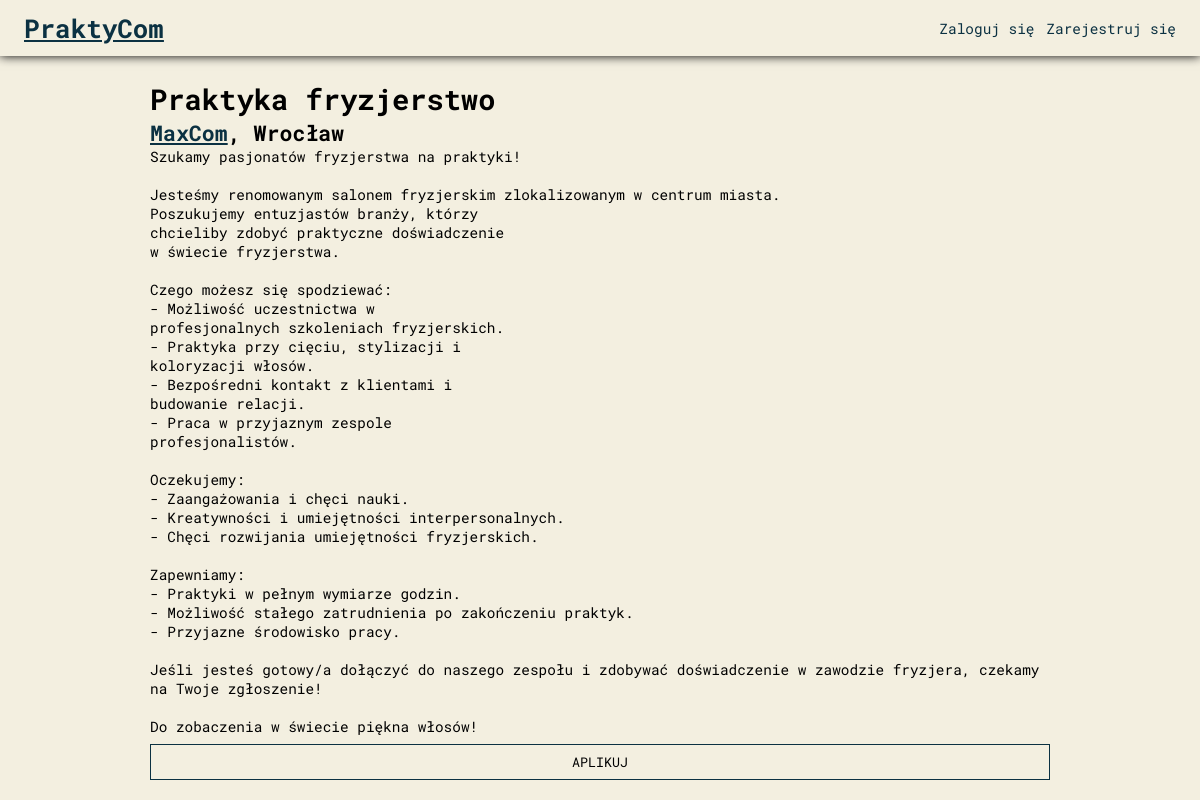
The app's page /jobad.php?id=62 with its own data.
### tables this page shows
CREATE TABLE `oferty` (
  `id` int(255) NOT NULL,
  `tytul` varchar(50) NOT NULL,
  `opis` text NOT NULL,
  `id_pracodawcy` int(11) NOT NULL,
  `lokalizacja` varchar(30) NOT NULL
);

CREATE TABLE `pracodawcy` (
  `id` int(255) NOT NULL,
  `firma` varchar(50) NOT NULL,
  `email` varchar(50) NOT NULL,
  `haslo` varchar(255) NOT NULL
);

### jobad.php (the view, shortened to what this page needs)
<?php
include "connection.php";
$loginPage = 'login.php';
$signupPage = 'singup.php';
?>
<!DOCTYPE html>
<html lang="pl">
<head>
    <link rel="stylesheet" href="style.css">
</head>
<body>
<header>
    <a href="index.php" id="logo">PraktyCom</a>
    <div id="opcje">
    <?php
    if (isset($_SESSION['user_id'])) {
        if (isset($_SESSION['user_imie']) && isset($_SESSION['user_nazwisko'])) {
        $userParams = "imie=".$_SESSION['user_imie'] . '&nazwisko=' . $_SESSION['user_nazwisko'] . '&id=' . $_SESSION['user_id'];
            echo generatePageLink('panelPraktykanta.php', 'Konto', $userParams, '');
        } elseif (isset($_SESSION['user_firma'])) {
            $userParams = "nazwa=".$_SESSION['user_firma'] . '&id=' . $_SESSION['user_id'];
            echo generatePageLink('panelPracodawcy.php', 'Konto', $userParams, '');
        }
        echo generatePageLink('logout.php', 'Wyloguj', '', '');
    } else {
        echo generatePageLink($loginPage, 'Zaloguj się', '', '');
        echo generatePageLink($signupPage, 'Zarejestruj się', '', '');
    }
    ?>
    </div>
</header>
<main>
    <?php
    if(isset($_GET['id'])) {
        $id_ogloszenia = $_GET['id'];
        $query = "SELECT oferty.id AS oferta_id, oferty.tytul AS tytul, oferty.opis AS opis, oferty.lokalizacja AS lokalizacja, pracodawcy.firma AS firma, pracodawcy.id AS id
                  FROM oferty
                  INNER JOIN pracodawcy ON oferty.id_pracodawcy = pracodawcy.id
                  WHERE oferty.id = ?";
        $stmt = mysqli_prepare($conn, $query);
        mysqli_stmt_bind_param($stmt, "i", $id_ogloszenia);
        mysqli_stmt_execute($stmt);
        $result = mysqli_stmt_get_result($stmt);
        if ($result && mysqli_num_rows($result) > 0) {
            $row = mysqli_fetch_assoc($result);
            $tytul = $row['tytul'];
            $firma = $row['firma'];
            $lokalizacja = $row['lokalizacja'];
            $firmaId = $row['id'];
            $opis = $row['opis'];
            echo '<h1>' . $tytul . '</h1>';
            $userParams = "firma=".$firma . '&id=' . $firmaId;
            echo '<h2>'.generatePageLink('panelPracodawca.php', $firma, $userParams, '').", ".$lokalizacja.'</h2>';
            echo '<pre>' . $opis . '</pre>';
            echo '<button class="aplikuj">APLIKUJ</button>';
        } else {
            echo "Brak danych lub błąd zapytania.";
        }
    } else {
        echo "Brak ID ogłoszenia.";
    }
    ?>
    </main>
</body>
</html>

### connection.php (shortened to what this page needs)
<?php
function generatePageLink($page, $label, $params = '', $class) {
    return "<a href='$page?$params' class='$class' >$label</a>";
}

### style.css (style rules this page uses)
* { padding: 0; margin: 0; font-family: "Roboto Mono", monospace; }
html { font-size: 1.8vh; background: #f3efe0; }
header { display: flex; align-items: center; justify-content: space-between; height: 7vh; width: 100%; box-shadow: 0 0 10px 0; }
header #logo { font-size: 1.8rem; color: #0b3142; font-weight: 800; margin-left: 0; height: 4vh; margin-left: 2vw; display: flex; justify-content: center; align-items: center; }
header #opcje { display: flex; margin-right: 2vw; }
header #opcje a { color: #0b3142; text-decoration: unset; margin-left: 1vw; }
body { display: flex; align-items: center; flex-direction: column; }
main { margin: 3vh 0 0 0; min-height: 50vh; }
main pre { white-space: pre-wrap; max-width: 75vw; }
main .aplikuj { background: unset; border: 1px solid #0b3142; padding: 1vh; width: 100%; cursor: pointer; margin-top: 1vh; }
main a { color: #0b3142; }

### records on screen
oferty: tytul "Praktyka fryzjerstwo", id_pracodawcy.firma "MaxCom", lokalizacja "Wrocław", opis "Szukamy pasjonatów fryzjerstwa na praktyki! Jesteśmy renomowanym salonem fryzjerskim zlokalizowanym w centrum miasta. Poszukujemy entuzjastów branży, którzy chcieliby zdobyć praktyczne doświadczenie w świecie fryzjerstwa. Czego możesz się spodziewać: - Możliwość uczestnictwa w profesjonalnych szkoleniach fryzjerskich. - Praktyka przy cięciu, stylizacji i koloryzacji włosów. - Bezpośredni kontakt z klientami i budowanie relacji. - Praca w przyjaznym zespole profesjonalistów. Oczekujemy: - Zaangażowania i chęci nauki. - Kreatywności i umiejętności interpersonalnych. - Chęci rozwijania umiejętności fryzjerskich. Zapewniamy: - Praktyki w pełnym wymiarze godzin. - Możliwość stałego zatrudnienia…"

### other values on screen
$label "Zaloguj się Zarejestruj się"
